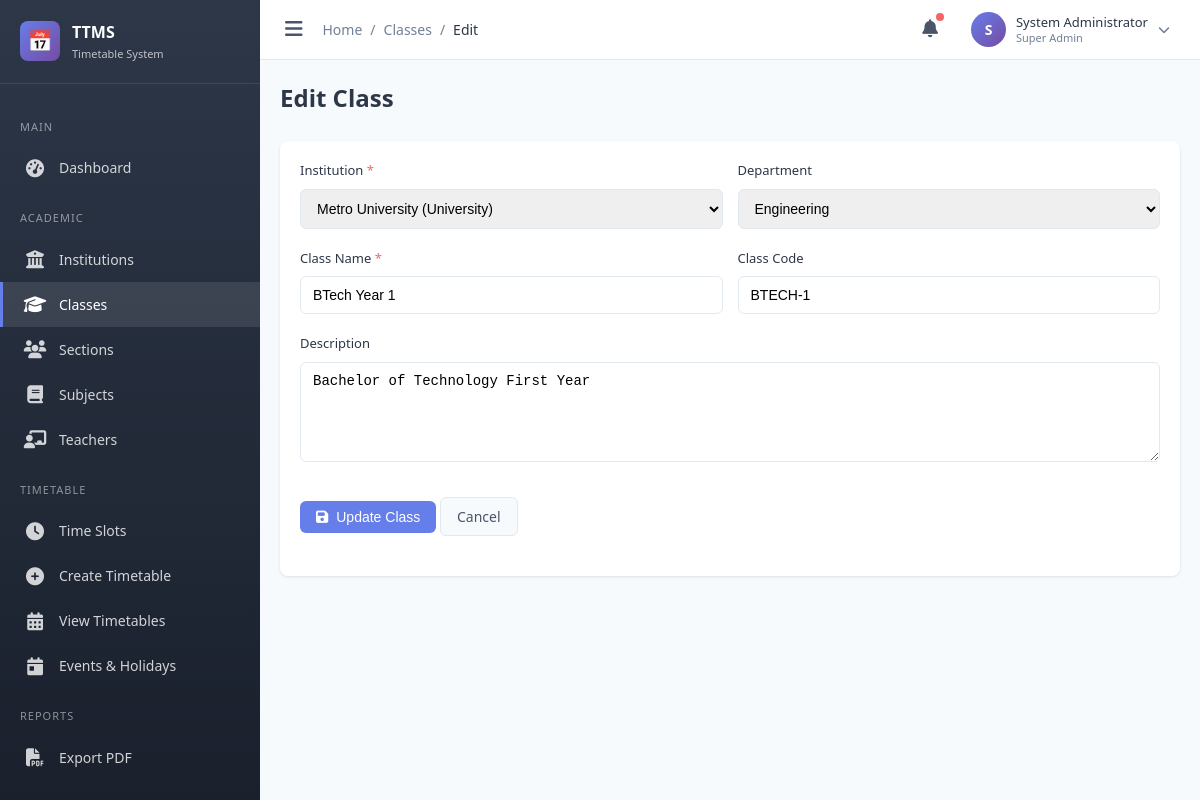
/modules/class/form.php?id=7 (signed in), run on the app's committed database.
### tables this page shows
CREATE TABLE classes (
    id INT PRIMARY KEY AUTO_INCREMENT,
    institution_id INT NOT NULL,
    department_id INT NULL,
    name VARCHAR(50) NOT NULL,
    code VARCHAR(20),
    description TEXT,
    status ENUM('active','inactive') DEFAULT 'active',
    created_at TIMESTAMP DEFAULT CURRENT_TIMESTAMP,
    FOREIGN KEY (institution_id) REFERENCES institutions(id) ON DELETE CASCADE,
    FOREIGN KEY (department_id) REFERENCES departments(id) ON DELETE SET NULL
);

CREATE TABLE institutions (
    id INT PRIMARY KEY AUTO_INCREMENT,
    name VARCHAR(200) NOT NULL,
    type ENUM('school','college','university') NOT NULL,
    address TEXT,
    contact_email VARCHAR(100),
    contact_phone VARCHAR(20),
    logo VARCHAR(255),
    status ENUM('active','inactive') DEFAULT 'active',
    created_at TIMESTAMP DEFAULT CURRENT_TIMESTAMP,
    updated_at TIMESTAMP DEFAULT CURRENT_TIMESTAMP ON UPDATE CURRENT_TIMESTAMP
);

CREATE TABLE departments (
    id INT PRIMARY KEY AUTO_INCREMENT,
    institution_id INT NOT NULL,
    name VARCHAR(100) NOT NULL,
    code VARCHAR(20),
    description TEXT,
    status ENUM('active','inactive') DEFAULT 'active',
    created_at TIMESTAMP DEFAULT CURRENT_TIMESTAMP,
    FOREIGN KEY (institution_id) REFERENCES institutions(id) ON DELETE CASCADE
);

### includes/functions.php (called while the page is built, shortened)
<?php
require_once __DIR__ . '/../config/database.php';
function isLoggedIn() {
    return isset($_SESSION['admin_id']) && !empty($_SESSION['admin_id']);
}
function getCurrentAdmin() {
    return dbFetch(
        "SELECT a.*, r.name as role_name
         FROM admins a
         LEFT JOIN roles r ON a.role_id = r.id
         WHERE a.id = ?",
        [$_SESSION['admin_id']]
    );
}
function isSuperAdmin() {
    $admin = getCurrentAdmin();
    return $admin && $admin['is_super_admin'];
}
function getInstitutions($status = null) {
    $sql = "SELECT * FROM institutions";
    $params = [];
    if ($status) {
        $sql .= " WHERE status = ?";
        $params[] = $status;
    }
    $sql .= " ORDER BY name";
    return dbFetchAll($sql, $params);
}

### config/database.php (called while the page is built, shortened)
<?php
function getDB() {
    static $pdo = null;
    if ($pdo === null) {
        try {
            $dsn = sprintf(
                "mysql:host=%s;port=%d;dbname=%s;charset=%s",
                DB_HOST,
                DB_PORT,
                DB_NAME,
                DB_CHARSET
            );
            $pdo = new PDO($dsn, DB_USER, DB_PASS, [
                PDO::ATTR_ERRMODE => PDO::ERRMODE_EXCEPTION,
                PDO::ATTR_DEFAULT_FETCH_MODE => PDO::FETCH_ASSOC,
                PDO::ATTR_EMULATE_PREPARES => false,
            ]);
        } catch (PDOException $e) {
            error_log("Database connection failed: " . $e->getMessage());
            throw $e;
        }
    }
    return $pdo;
}
function dbQuery($sql, $params = []) {
    $stmt = getDB()->prepare($sql);
    $stmt->execute($params);
    return $stmt;
}
function dbFetch($sql, $params = []) {
    return dbQuery($sql, $params)->fetch();
}
function dbFetchAll($sql, $params = []) {
    return dbQuery($sql, $params)->fetchAll();
}

### includes/auth_check.php (called while the page is built, shortened)
<?php
require_once __DIR__ . '/functions.php';
$currentAdmin = getCurrentAdmin();

### modules/class/form.php (the view, shortened to what this page needs)
<?php
require_once __DIR__ . '/../../includes/auth_check.php';
$breadcrumb = [
    ['label' => 'Classes', 'url' => 'index.php'],
    ['label' => isset($_GET['id']) ? 'Edit' : 'Add']
];
require_once __DIR__ . '/../../includes/header.php';
$class = [
    'id' => '',
    'institution_id' => '',
    'department_id' => '',
    'name' => '',
    'code' => '',
    'description' => ''
];
$institutions = getInstitutions('active');
if (isset($_GET['id'])) {
    $id = intval($_GET['id']);
    $data = dbFetch("SELECT * FROM classes WHERE id = ?", [$id]);
    if ($data) {
        $class = $data;
    } else {
        showAlert('Class not found', 'danger');
        redirect('index.php');
    }
}
$departments = [];
if ($class['institution_id']) {
    $departments = dbFetchAll("SELECT * FROM departments WHERE institution_id = ? AND status = 'active'", [$class['institution_id']]);
}
?>
<div class="page-header">
    <div>
        <h1 class="page-title"><?php echo $class['id'] ? 'Edit Class' : 'Add Class'; ?></h1>
    </div>
</div>
<div class="card">
    <div class="card-body">
        <form method="POST" action="">
            <div class="form-row">
                <div class="form-group">
                    <label class="form-label required">Institution</label>
                    <select name="institution_id" id="institution_id" class="form-control" required onchange="loadDepartments(this.value)">
                        <?php foreach ($institutions as $inst): ?>
                            <option value="<?php echo $inst['id']; ?>" <?php echo $class['institution_id'] == $inst['id'] ? 'selected' : ''; ?>>
                                <?php echo htmlspecialchars($inst['name']); ?> (<?php echo ucfirst($inst['type']); ?>)
                            </option>
                        <?php endforeach; ?>
                    </select>
                </div>
                <div class="form-group">
                    <label class="form-label">Department</label>
                    <select name="department_id" id="department_id" class="form-control" <?php echo empty($departments) ? 'disabled' : ''; ?>>
                        <?php foreach ($departments as $dept): ?>
                            <option value="<?php echo $dept['id']; ?>" <?php echo $class['department_id'] == $dept['id'] ? 'selected' : ''; ?>>
                                <?php echo htmlspecialchars($dept['name']); ?>
                            </option>
                        <?php endforeach; ?>
                    </select>
                </div>
            </div>
            <div class="form-row">
                <div class="form-group">
                    <label class="form-label required">Class Name</label>
                    <input type="text" name="name" class="form-control" value="<?php echo htmlspecialchars($class['name']); ?>" required>
                </div>
                <div class="form-group">
                    <label class="form-label">Class Code</label>
                    <input type="text" name="code" class="form-control" value="<?php echo htmlspecialchars($class['code']); ?>">
                </div>
            </div>
            <div class="form-group">
                <label class="form-label">Description</label>
                <textarea name="description" class="form-control" rows="3"><?php echo htmlspecialchars($class['description']); ?></textarea>
            </div>
            <div class="form-group" style="margin-top: 30px;">
                <button type="submit" class="btn btn-primary">
                    <i class="fas fa-save"></i> <?php echo $class['id'] ? 'Update' : 'Create'; ?> Class
                </button>
                <a href="index.php" class="btn btn-secondary">Cancel</a>
            </div>
        </form>
    </div>
</div>
<?php require_once __DIR__ . '/../../includes/footer.php'; ?>

### includes/header.php (shortened to what this page needs)
<?php
$currentPage = basename(dirname($_SERVER['PHP_SELF']));
$currentFile = basename($_SERVER['PHP_SELF'], '.php');
?>
<!DOCTYPE html>
<html lang="en">
<head>
    <link rel="stylesheet" href="/ttc/assets/css/style.css">
    <link rel="stylesheet" href="https://cdnjs.cloudflare.com/ajax/libs/font-awesome/6.4.0/css/all.min.css">
</head>
<body>
    <div class="admin-wrapper">
        <aside class="sidebar" id="sidebar">
            <div class="sidebar-header">
                <div class="sidebar-logo">&#128197;</div>
                <div class="sidebar-title">
                    TTMS
                    <span>Timetable System</span>
                </div>
            </div>
            <nav class="sidebar-menu">
                <div class="menu-category">Main</div>
                <a href="/ttc/modules/dashboard/index.php" class="menu-item <?php echo $currentPage === 'dashboard' ? 'active' : ''; ?>">
                    <i class="fas fa-tachometer-alt"></i>
                    <span>Dashboard</span>
                </a>
                <div class="menu-category">Academic</div>
                <a href="/ttc/modules/institution/index.php" class="menu-item <?php echo $currentPage === 'institution' ? 'active' : ''; ?>">
                    <i class="fas fa-university"></i>
                    <span>Institutions</span>
                </a>
                <a href="/ttc/modules/class/index.php" class="menu-item <?php echo $currentPage === 'class' ? 'active' : ''; ?>">
                    <i class="fas fa-graduation-cap"></i>
                    <span>Classes</span>
                </a>
                <a href="/ttc/modules/section/index.php" class="menu-item <?php echo $currentPage === 'section' ? 'active' : ''; ?>">
                    <i class="fas fa-users"></i>
                    <span>Sections</span>
                </a>
                <a href="/ttc/modules/subject/index.php" class="menu-item <?php echo $currentPage === 'subject' ? 'active' : ''; ?>">
                    <i class="fas fa-book"></i>
                    <span>Subjects</span>
                </a>
                <a href="/ttc/modules/teacher/index.php" class="menu-item <?php echo $currentPage === 'teacher' ? 'active' : ''; ?>">
                    <i class="fas fa-chalkboard-teacher"></i>
                    <span>Teachers</span>
                </a>
                <div class="menu-category">Timetable</div>
                <a href="/ttc/modules/timeslot/index.php" class="menu-item <?php echo $currentPage === 'timeslot' ? 'active' : ''; ?>">
                    <i class="fas fa-clock"></i>
                    <span>Time Slots</span>
                </a>
                <a href="/ttc/modules/timetable/create.php" class="menu-item <?php echo $currentPage === 'timetable' && $currentFile === 'create' ? 'active' : ''; ?>">
                    <i class="fas fa-plus-circle"></i>
                    <span>Create Timetable</span>
                </a>
                <a href="/ttc/modules/timetable/index.php" class="menu-item <?php echo $currentPage === 'timetable' && $currentFile === 'index' ? 'active' : ''; ?>">
                    <i class="fas fa-calendar-alt"></i>
                    <span>View Timetables</span>
                </a>
                <a href="/ttc/modules/event/index.php" class="menu-item <?php echo $currentPage === 'event' ? 'active' : ''; ?>">
                    <i class="fas fa-calendar-day"></i>
                    <span>Events & Holidays</span>
                </a>
                <div class="menu-category">Reports</div>
                <a href="/ttc/modules/export/index.php" class="menu-item <?php echo $currentPage === 'export' ? 'active' : ''; ?>">
                    <i class="fas fa-file-pdf"></i>
                    <span>Export PDF</span>
                </a>
                <?php if (isSuperAdmin()): ?>
                <div class="menu-category">Administration</div>
                <?php endif; ?>
            </nav>
        </aside>
        <main class="main-content">
            <header class="main-header">
                <div class="header-left">
                    <button class="sidebar-toggle" id="sidebarToggle">
                        <i class="fas fa-bars"></i>
                    </button>
                    <nav class="breadcrumb">
                        <a href="/ttc/modules/dashboard/index.php">Home</a>
                        <?php if (isset($breadcrumb)): ?>
                            <?php foreach ($breadcrumb as $item): ?>
                                <span class="breadcrumb-separator">/</span>
                                <?php if (isset($item['url'])): ?>
                                    <a href="<?php echo $item['url']; ?>"><?php echo $item['label']; ?></a>
                                <?php else: ?>
                                    <span class="breadcrumb-current"><?php echo $item['label']; ?></span>
                                <?php endif; ?>
                            <?php endforeach; ?>
                        <?php endif; ?>
                    </nav>
                </div>
                <div class="header-right">
                    <button class="header-btn" title="Notifications">
                        <i class="fas fa-bell"></i>
                        <span class="notification-badge"></span>
                    </button>
                    <div class="user-menu" onclick="toggleUserDropdown()">
                        <div class="user-avatar">
                            <?php echo strtoupper(substr($currentAdmin['name'], 0, 1)); ?>
                        </div>
                        <div class="user-info">
                            <div class="user-name"><?php echo htmlspecialchars($currentAdmin['name']); ?></div>
                            <div class="user-role"><?php echo $currentAdmin['is_super_admin'] ? 'Super Admin' : ($currentAdmin['role_name'] ?? 'Admin'); ?></div>
                        </div>
                        <i class="fas fa-chevron-down" style="font-size: 12px; color: var(--text-light);"></i>
                    </div>
                </div>
            </header>
            <div class="content-wrapper">

### data on the page
classes: institution_id "Metro University (University)", department_id "Engineering", name "BTech Year 1", code "BTECH-1", description "Bachelor of Technology First Year"

### other printed values
$item['label'] "Classes"
$item['label'] "Edit"
substr($currentAdmin['name'], 0, 1) "S"
$currentAdmin['name'] "System Administrator"
